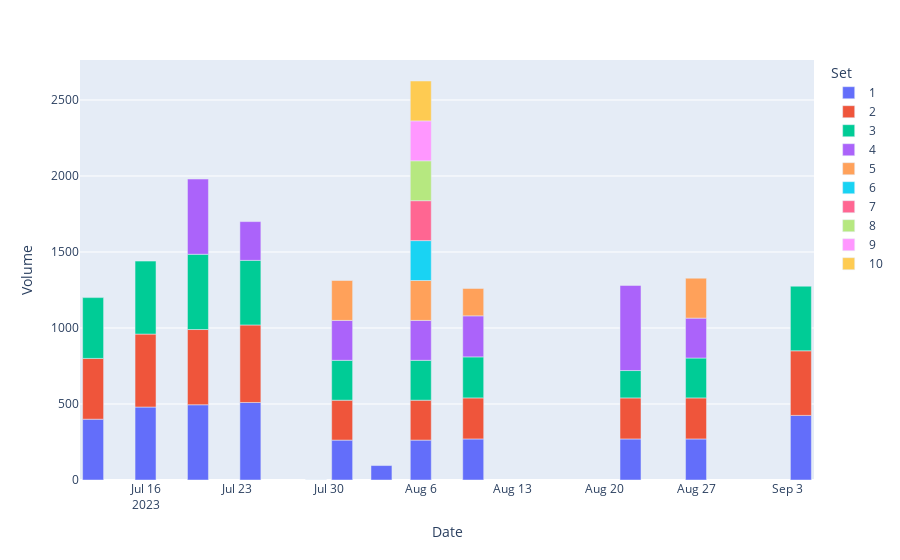

This figure's notebook cell:
### Code cell
df_results = pick_df(df, "BENCH PRESS", "/")

plot = Plot(df_results)
plot.volume_breakdown()

### Figure 1 — Plotly figure (JSON) as saved in the notebook; plotly's stock layout.template omitted (floating-point values rounded to 4 significant figures)
{"data": [{"alignmentgroup": "True", "customdata": [[10], [6], [6], [6], [5], [3], [1], [3], [3], [3], [3], [5]], "hovertemplate": "Date: %{x}<br>Weight: %{y} kg<br>Count: %{customdata[0]}<extra></extra>", "legendgroup": "1", "marker": {"color": "#636efa", "pattern": {"shape": ""}}, "name": "1", "offsetgroup": "1", "orientation": "v", "showlegend": true, "textposition": "auto", "type": "bar", "x": ["2023-07-12T00:00:00", "2023-07-16T00:00:00", "2023-07-20T00:00:00", "2023-07-24T00:00:00", "2023-07-29T00:00:00", "2023-07-31T00:00:00", "2023-08-03T00:00:00", "2023-08-06T00:00:00", "2023-08-10T00:00:00", "2023-08-22T00:00:00", "2023-08-27T00:00:00", "2023-09-04T00:00:00"], "xaxis": "x", "y": [400, 480, 495, 510, 0, 262.5, 95, 262.5, 270, 270, 270, 425], "yaxis": "y"}, {"alignmentgroup": "True", "customdata": [[10], [6], [6], [6], [5], [3], [3], [3], [3], [3], [5]], "hovertemplate": "Date: %{x}<br>Weight: %{y} kg<br>Count: %{customdata[0]}<extra></extra>", "legendgroup": "2", "marker": {"color": "#EF553B", "pattern": {"shape": ""}}, "name": "2", "offsetgroup": "2", "orientation": "v", "showlegend": true, "textposition": "auto", "type": "bar", "x": ["2023-07-12T00:00:00", "2023-07-16T00:00:00", "2023-07-20T00:00:00", "2023-07-24T00:00:00", "2023-07-29T00:00:00", "2023-07-31T00:00:00", "2023-08-06T00:00:00", "2023-08-10T00:00:00", "2023-08-22T00:00:00", "2023-08-27T00:00:00", "2023-09-04T00:00:00"], "xaxis": "x", "y": [400, 480, 495, 510, 0, 262.5, 262.5, 270, 270, 270, 425], "yaxis": "y"}, {"alignmentgroup": "True", "customdata": [[10], [6], [6], [5], [4], [3], [3], [3], [2], [3], [5]], "hovertemplate": "Date: %{x}<br>Weight: %{y} kg<br>Count: %{customdata[0]}<extra></extra>", "legendgroup": "3", "marker": {"color": "#00cc96", "pattern": {"shape": ""}}, "name": "3", "offsetgroup": "3", "orientation": "v", "showlegend": true, "textposition": "auto", "type": "bar", "x": ["2023-07-12T00:00:00", "2023-07-16T00:00:00", "2023-07-20T00:00:00", "2023-07-24T00:00:00", "2023-07-29T00:00:00", "2023-07-31T00:00:00", "2023-08-06T00:00:00", "2023-08-10T00:00:00", "2023-08-22T00:00:00", "2023-08-27T00:00:00", "2023-09-04T00:00:00"], "xaxis": "x", "y": [400, 480, 495, 425, 0, 262.5, 262.5, 270, 180, 262.5, 425], "yaxis": "y"}, {"alignmentgroup": "True", "customdata": [[6], [3], [10], [3], [3], [3], [7], [3]], "hovertemplate": "Date: %{x}<br>Weight: %{y} kg<br>Count: %{customdata[0]}<extra></extra>", "legendgroup": "4", "marker": {"color": "#ab63fa", "pattern": {"shape": ""}}, "name": "4", "offsetgroup": "4", "orientation": "v", "showlegend": true, "textposition": "auto", "type": "bar", "x": ["2023-07-20T00:00:00", "2023-07-24T00:00:00", "2023-07-29T00:00:00", "2023-07-31T00:00:00", "2023-08-06T00:00:00", "2023-08-10T00:00:00", "2023-08-22T00:00:00", "2023-08-27T00:00:00"], "xaxis": "x", "y": [495, 255, 0, 262.5, 262.5, 270, 560, 262.5], "yaxis": "y"}, {"alignmentgroup": "True", "customdata": [[3], [3], [2], [3]], "hovertemplate": "Date: %{x}<br>Weight: %{y} kg<br>Count: %{customdata[0]}<extra></extra>", "legendgroup": "5", "marker": {"color": "#FFA15A", "pattern": {"shape": ""}}, "name": "5", "offsetgroup": "5", "orientation": "v", "showlegend": true, "textposition": "auto", "type": "bar", "x": ["2023-07-31T00:00:00", "2023-08-06T00:00:00", "2023-08-10T00:00:00", "2023-08-27T00:00:00"], "xaxis": "x", "y": [262.5, 262.5, 180, 262.5], "yaxis": "y"}, {"alignmentgroup": "True", "customdata": [[3]], "hovertemplate": "Date: %{x}<br>Weight: %{y} kg<br>Count: %{customdata[0]}<extra></extra>", "legendgroup": "6", "marker": {"color": "#19d3f3", "pattern": {"shape": ""}}, "name": "6", "offsetgroup": "6", "orientation": "v", "showlegend": true, "textposition": "auto", "type": "bar", "x": ["2023-08-06T00:00:00"], "xaxis": "x", "y": [262.5], "yaxis": "y"}, {"alignmentgroup": "True", "customdata": [[3]], "hovertemplate": "Date: %{x}<br>Weight: %{y} kg<br>Count: %{customdata[0]}<extra></extra>", "legendgroup": "7", "marker": {"color": "#FF6692", "pattern": {"shape": ""}}, "name": "7", "offsetgroup": "7", "orientation": "v", "showlegend": true, "textposition": "auto", "type": "bar", "x": ["2023-08-06T00:00:00"], "xaxis": "x", "y": [262.5], "yaxis": "y"}, {"alignmentgroup": "True", "customdata": [[3]], "hovertemplate": "Date: %{x}<br>Weight: %{y} kg<br>Count: %{customdata[0]}<extra></extra>", "legendgroup": "8", "marker": {"color": "#B6E880", "pattern": {"shape": ""}}, "name": "8", "offsetgroup": "8", "orientation": "v", "showlegend": true, "textposition": "auto", "type": "bar", "x": ["2023-08-06T00:00:00"], "xaxis": "x", "y": [262.5], "yaxis": "y"}, {"alignmentgroup": "True", "customdata": [[3]], "hovertemplate": "Date: %{x}<br>Weight: %{y} kg<br>Count: %{customdata[0]}<extra></extra>", "legendgroup": "9", "marker": {"color": "#FF97FF", "pattern": {"shape": ""}}, "name": "9", "offsetgroup": "9", "orientation": "v", "showlegend": true, "textposition": "auto", "type": "bar", "x": ["2023-08-06T00:00:00"], "xaxis": "x", "y": [262.5], "yaxis": "y"}, {"alignmentgroup": "True", "customdata": [[3]], "hovertemplate": "Date: %{x}<br>Weight: %{y} kg<br>Count: %{customdata[0]}<extra></extra>", "legendgroup": "10", "marker": {"color": "#FECB52", "pattern": {"shape": ""}}, "name": "10", "offsetgroup": "10", "orientation": "v", "showlegend": true, "textposition": "auto", "type": "bar", "x": ["2023-08-06T00:00:00"], "xaxis": "x", "y": [262.5], "yaxis": "y"}], "layout": {"barmode": "relative", "legend": {"title": {"text": "Set"}, "tracegroupgap": 0}, "margin": {"t": 60}, "xaxis": {"anchor": "y", "domain": [0, 1], "title": {"text": "Date"}}, "yaxis": {"anchor": "x", "domain": [0, 1], "title": {"text": "Volume"}}}}
